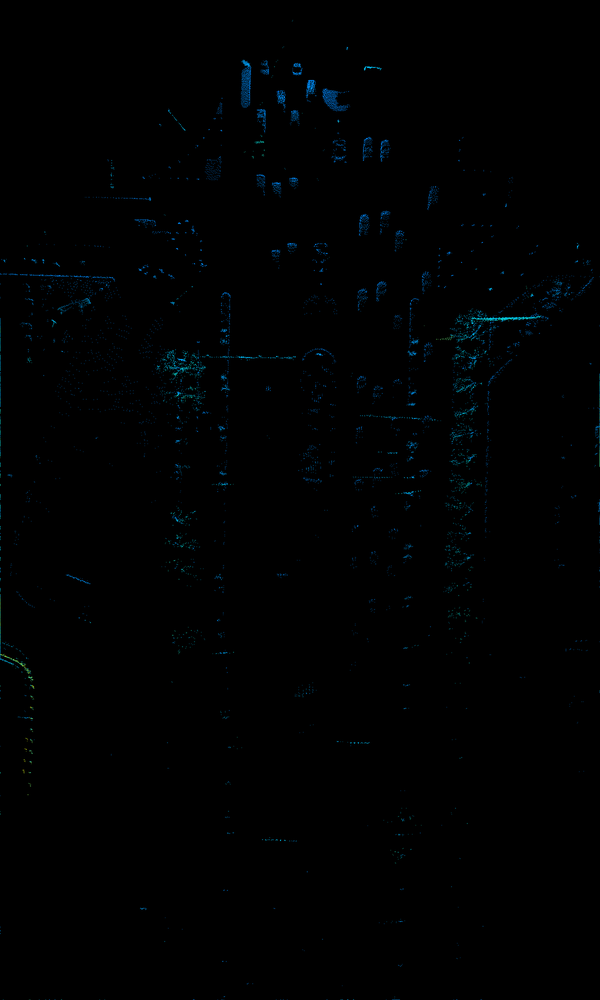
#> input picture data_generate/data_test/bev/000000.png, 600 x 1000 px, shrunk from 1200 x 2000 before the run
$ python -i tmp2.py   (imports and definitions only)
#> lines starting #> are read from the running program, lines starting #| are printed output that depends on the picture
#> further down, picture is the input picture: shape (1000, 600, 3); mean B, G, R 1.6, 1, 0
import os
import json
import cv2
import numpy as np
from tqdm import tqdm


# [15 lines left out: function get_box_corners, not called in this run]


def morphology_on_color_image(img, kernel_size=5):
#> called with kernel_size = 5
    kernel = cv2.getStructuringElement(cv2.MORPH_ELLIPSE, (kernel_size, kernel_size))
    b, g, r = cv2.split(img)
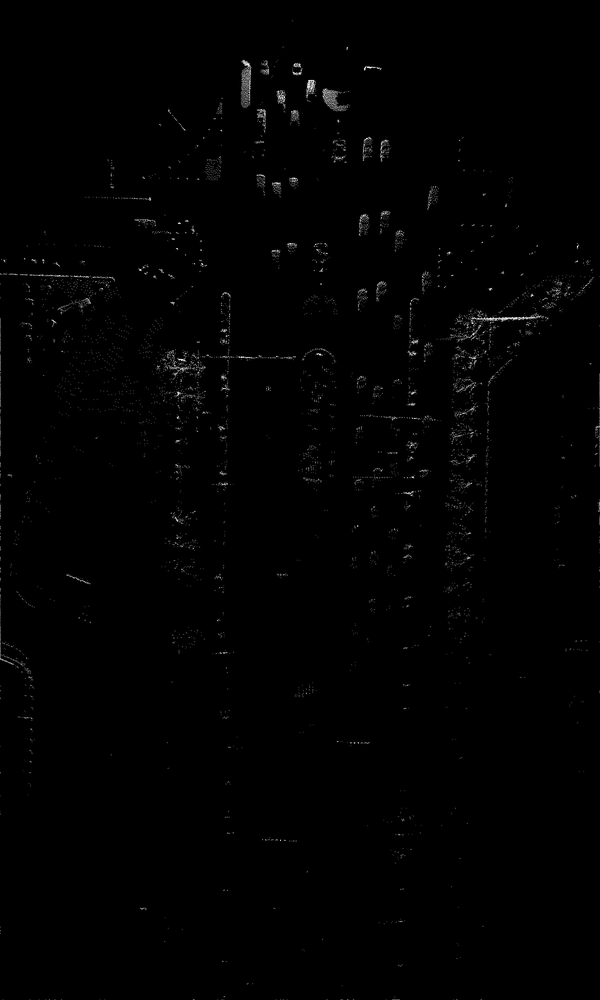
#> b: shape (1000, 600); min 0, max 255, mean 1.6
    b_close = cv2.morphologyEx(b, cv2.MORPH_CLOSE, kernel)
    g_close = cv2.morphologyEx(g, cv2.MORPH_CLOSE, kernel)
    r_close = cv2.morphologyEx(r, cv2.MORPH_CLOSE, kernel)
    return cv2.merge([b_close, g_close, r_close])


def fuse_images(original, closed, alpha=0.3, beta=0.7):
    fused = cv2.addWeighted(original, alpha, closed, beta, 0)
    return fused

def highlight_fusion(img1, img2):
    return np.maximum(img1, img2)

# [130 lines left out: functions generate_mask_from_boxes, draw_bev_with_boxes, process_batch, not called in this run]


# [18 lines not run here, left out]

>>> import cv2
>>> picture = cv2.imread('data_test/bev/000000.png')
>>> result = morphology_on_color_image(picture)
